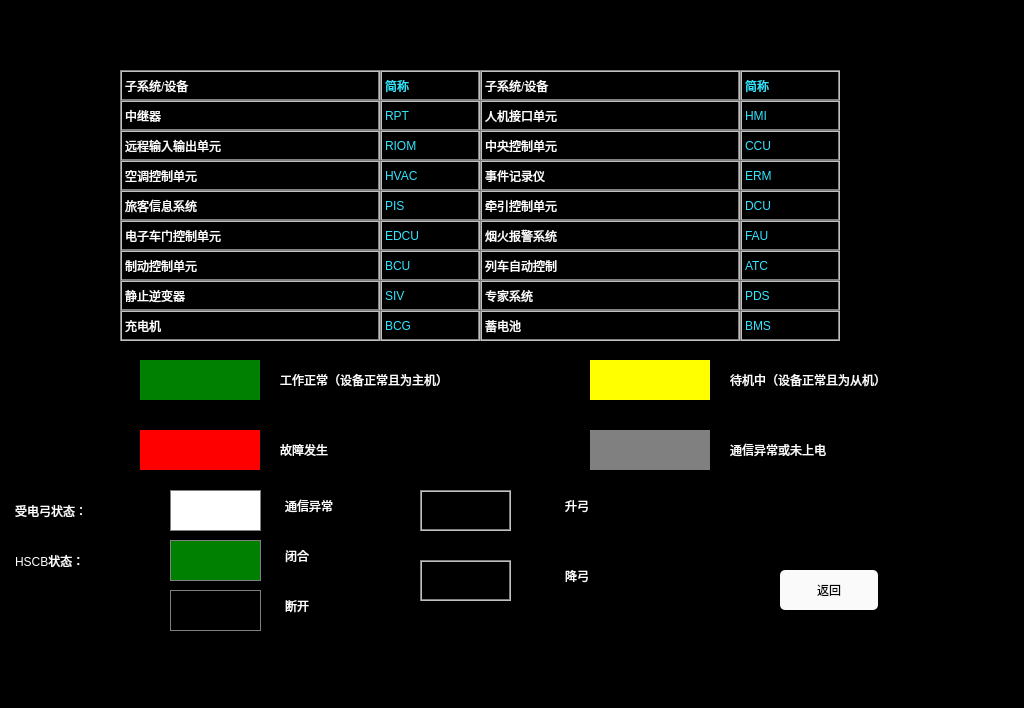
<?xml version="1.0" encoding="UTF-8"?>
<ui version="4.0">
 <class>NetworkHelpPage</class>
 <widget class="QWidget" name="NetworkHelpPage">
  <property name="geometry">
   <rect>
    <x>0</x>
    <y>0</y>
    <width>1024</width>
    <height>708</height>
   </rect>
  </property>
  <property name="windowTitle">
   <string>Form</string>
  </property>
  <property name="styleSheet">
   <string notr="true">QLabel
{
	color: white;
	border: 2px groove, gray;
    border-color: gray;
	font: 20px, &quot;SimHei&quot;;	
}

QWidget
{
	background-color: black;
}

QPushButton
{
	font: 20px, &quot;SimHei&quot;;
    color: black;
	background-color: rgb(250, 250, 250);
	border-radius: 5px;
}</string>
  </property>
  <widget class="QLabel" name="label">
   <property name="geometry">
    <rect>
     <x>120</x>
     <y>70</y>
     <width>260</width>
     <height>31</height>
    </rect>
   </property>
   <property name="text">
    <string>子系统/设备</string>
   </property>
  </widget>
  <widget class="QLabel" name="label_2">
   <property name="geometry">
    <rect>
     <x>480</x>
     <y>70</y>
     <width>260</width>
     <height>31</height>
    </rect>
   </property>
   <property name="text">
    <string>子系统/设备</string>
   </property>
  </widget>
  <widget class="QLabel" name="label_3">
   <property name="geometry">
    <rect>
     <x>380</x>
     <y>70</y>
     <width>100</width>
     <height>31</height>
    </rect>
   </property>
   <property name="styleSheet">
    <string notr="true">color:rgb(53, 229, 253);</string>
   </property>
   <property name="text">
    <string>简称</string>
   </property>
  </widget>
  <widget class="QLabel" name="label_4">
   <property name="geometry">
    <rect>
     <x>740</x>
     <y>70</y>
     <width>100</width>
     <height>31</height>
    </rect>
   </property>
   <property name="styleSheet">
    <string notr="true">color:rgb(53, 229, 253);</string>
   </property>
   <property name="text">
    <string>简称</string>
   </property>
  </widget>
  <widget class="QLabel" name="label_5">
   <property name="geometry">
    <rect>
     <x>740</x>
     <y>100</y>
     <width>100</width>
     <height>31</height>
    </rect>
   </property>
   <property name="styleSheet">
    <string notr="true">color:rgb(53, 229, 253);</string>
   </property>
   <property name="text">
    <string>HMI</string>
   </property>
  </widget>
  <widget class="QLabel" name="label_6">
   <property name="geometry">
    <rect>
     <x>380</x>
     <y>100</y>
     <width>100</width>
     <height>31</height>
    </rect>
   </property>
   <property name="styleSheet">
    <string notr="true">color:rgb(53, 229, 253);</string>
   </property>
   <property name="text">
    <string>RPT</string>
   </property>
  </widget>
  <widget class="QLabel" name="label_7">
   <property name="geometry">
    <rect>
     <x>120</x>
     <y>100</y>
     <width>260</width>
     <height>31</height>
    </rect>
   </property>
   <property name="text">
    <string>中继器</string>
   </property>
  </widget>
  <widget class="QLabel" name="label_8">
   <property name="geometry">
    <rect>
     <x>480</x>
     <y>100</y>
     <width>260</width>
     <height>31</height>
    </rect>
   </property>
   <property name="text">
    <string>人机接口单元</string>
   </property>
  </widget>
  <widget class="QLabel" name="label_9">
   <property name="geometry">
    <rect>
     <x>380</x>
     <y>130</y>
     <width>100</width>
     <height>31</height>
    </rect>
   </property>
   <property name="styleSheet">
    <string notr="true">color:rgb(53, 229, 253);</string>
   </property>
   <property name="text">
    <string>RIOM</string>
   </property>
  </widget>
  <widget class="QLabel" name="label_10">
   <property name="geometry">
    <rect>
     <x>120</x>
     <y>130</y>
     <width>260</width>
     <height>31</height>
    </rect>
   </property>
   <property name="text">
    <string>远程输入输出单元</string>
   </property>
  </widget>
  <widget class="QLabel" name="label_11">
   <property name="geometry">
    <rect>
     <x>480</x>
     <y>130</y>
     <width>260</width>
     <height>31</height>
    </rect>
   </property>
   <property name="text">
    <string>中央控制单元</string>
   </property>
  </widget>
  <widget class="QLabel" name="label_12">
   <property name="geometry">
    <rect>
     <x>740</x>
     <y>130</y>
     <width>100</width>
     <height>31</height>
    </rect>
   </property>
   <property name="styleSheet">
    <string notr="true">color:rgb(53, 229, 253);</string>
   </property>
   <property name="text">
    <string>CCU</string>
   </property>
  </widget>
  <widget class="QLabel" name="label_13">
   <property name="geometry">
    <rect>
     <x>740</x>
     <y>160</y>
     <width>100</width>
     <height>31</height>
    </rect>
   </property>
   <property name="styleSheet">
    <string notr="true">color:rgb(53, 229, 253);</string>
   </property>
   <property name="text">
    <string>ERM</string>
   </property>
  </widget>
  <widget class="QLabel" name="label_14">
   <property name="geometry">
    <rect>
     <x>480</x>
     <y>160</y>
     <width>260</width>
     <height>31</height>
    </rect>
   </property>
   <property name="text">
    <string>事件记录仪</string>
   </property>
  </widget>
  <widget class="QLabel" name="label_15">
   <property name="geometry">
    <rect>
     <x>380</x>
     <y>160</y>
     <width>100</width>
     <height>31</height>
    </rect>
   </property>
   <property name="styleSheet">
    <string notr="true">color:rgb(53, 229, 253);</string>
   </property>
   <property name="text">
    <string>HVAC</string>
   </property>
  </widget>
  <widget class="QLabel" name="label_16">
   <property name="geometry">
    <rect>
     <x>120</x>
     <y>160</y>
     <width>260</width>
     <height>31</height>
    </rect>
   </property>
   <property name="text">
    <string>空调控制单元</string>
   </property>
  </widget>
  <widget class="QLabel" name="label_17">
   <property name="geometry">
    <rect>
     <x>380</x>
     <y>190</y>
     <width>100</width>
     <height>31</height>
    </rect>
   </property>
   <property name="styleSheet">
    <string notr="true">color:rgb(53, 229, 253);</string>
   </property>
   <property name="text">
    <string>PIS</string>
   </property>
  </widget>
  <widget class="QLabel" name="label_18">
   <property name="geometry">
    <rect>
     <x>120</x>
     <y>190</y>
     <width>260</width>
     <height>31</height>
    </rect>
   </property>
   <property name="text">
    <string>旅客信息系统</string>
   </property>
  </widget>
  <widget class="QLabel" name="label_19">
   <property name="geometry">
    <rect>
     <x>480</x>
     <y>190</y>
     <width>260</width>
     <height>31</height>
    </rect>
   </property>
   <property name="text">
    <string>牵引控制单元</string>
   </property>
  </widget>
  <widget class="QLabel" name="label_20">
   <property name="geometry">
    <rect>
     <x>740</x>
     <y>190</y>
     <width>100</width>
     <height>31</height>
    </rect>
   </property>
   <property name="styleSheet">
    <string notr="true">color:rgb(53, 229, 253);</string>
   </property>
   <property name="text">
    <string>DCU</string>
   </property>
  </widget>
  <widget class="QLabel" name="label_21">
   <property name="geometry">
    <rect>
     <x>740</x>
     <y>220</y>
     <width>100</width>
     <height>31</height>
    </rect>
   </property>
   <property name="styleSheet">
    <string notr="true">color:rgb(53, 229, 253);</string>
   </property>
   <property name="text">
    <string>FAU</string>
   </property>
  </widget>
  <widget class="QLabel" name="label_22">
   <property name="geometry">
    <rect>
     <x>120</x>
     <y>220</y>
     <width>260</width>
     <height>31</height>
    </rect>
   </property>
   <property name="text">
    <string>电子车门控制单元</string>
   </property>
  </widget>
  <widget class="QLabel" name="label_23">
   <property name="geometry">
    <rect>
     <x>480</x>
     <y>220</y>
     <width>260</width>
     <height>31</height>
    </rect>
   </property>
   <property name="text">
    <string>烟火报警系统</string>
   </property>
  </widget>
  <widget class="QLabel" name="label_24">
   <property name="geometry">
    <rect>
     <x>380</x>
     <y>220</y>
     <width>100</width>
     <height>31</height>
    </rect>
   </property>
   <property name="styleSheet">
    <string notr="true">color:rgb(53, 229, 253);</string>
   </property>
   <property name="text">
    <string>EDCU</string>
   </property>
  </widget>
  <widget class="QLabel" name="label_25">
   <property name="geometry">
    <rect>
     <x>740</x>
     <y>250</y>
     <width>100</width>
     <height>31</height>
    </rect>
   </property>
   <property name="styleSheet">
    <string notr="true">color:rgb(53, 229, 253);</string>
   </property>
   <property name="text">
    <string>ATC</string>
   </property>
  </widget>
  <widget class="QLabel" name="label_26">
   <property name="geometry">
    <rect>
     <x>480</x>
     <y>250</y>
     <width>260</width>
     <height>31</height>
    </rect>
   </property>
   <property name="text">
    <string>列车自动控制</string>
   </property>
  </widget>
  <widget class="QLabel" name="label_27">
   <property name="geometry">
    <rect>
     <x>120</x>
     <y>250</y>
     <width>260</width>
     <height>31</height>
    </rect>
   </property>
   <property name="text">
    <string>制动控制单元</string>
   </property>
  </widget>
  <widget class="QLabel" name="label_28">
   <property name="geometry">
    <rect>
     <x>380</x>
     <y>250</y>
     <width>100</width>
     <height>31</height>
    </rect>
   </property>
   <property name="styleSheet">
    <string notr="true">color:rgb(53, 229, 253);</string>
   </property>
   <property name="text">
    <string>BCU</string>
   </property>
  </widget>
  <widget class="QLabel" name="label_29">
   <property name="geometry">
    <rect>
     <x>480</x>
     <y>280</y>
     <width>260</width>
     <height>31</height>
    </rect>
   </property>
   <property name="text">
    <string>专家系统</string>
   </property>
  </widget>
  <widget class="QLabel" name="label_30">
   <property name="geometry">
    <rect>
     <x>120</x>
     <y>280</y>
     <width>260</width>
     <height>31</height>
    </rect>
   </property>
   <property name="text">
    <string>静止逆变器</string>
   </property>
  </widget>
  <widget class="QLabel" name="label_31">
   <property name="geometry">
    <rect>
     <x>740</x>
     <y>280</y>
     <width>100</width>
     <height>31</height>
    </rect>
   </property>
   <property name="styleSheet">
    <string notr="true">color:rgb(53, 229, 253);</string>
   </property>
   <property name="text">
    <string>PDS</string>
   </property>
  </widget>
  <widget class="QLabel" name="label_32">
   <property name="geometry">
    <rect>
     <x>380</x>
     <y>280</y>
     <width>100</width>
     <height>31</height>
    </rect>
   </property>
   <property name="styleSheet">
    <string notr="true">color:rgb(53, 229, 253);</string>
   </property>
   <property name="text">
    <string>SIV</string>
   </property>
  </widget>
  <widget class="QLabel" name="label_33">
   <property name="geometry">
    <rect>
     <x>740</x>
     <y>310</y>
     <width>100</width>
     <height>31</height>
    </rect>
   </property>
   <property name="styleSheet">
    <string notr="true">color:rgb(53, 229, 253);</string>
   </property>
   <property name="text">
    <string>BMS</string>
   </property>
  </widget>
  <widget class="QLabel" name="label_34">
   <property name="geometry">
    <rect>
     <x>380</x>
     <y>310</y>
     <width>100</width>
     <height>31</height>
    </rect>
   </property>
   <property name="styleSheet">
    <string notr="true">color:rgb(53, 229, 253);</string>
   </property>
   <property name="text">
    <string>BCG</string>
   </property>
  </widget>
  <widget class="QLabel" name="label_35">
   <property name="geometry">
    <rect>
     <x>120</x>
     <y>310</y>
     <width>260</width>
     <height>31</height>
    </rect>
   </property>
   <property name="text">
    <string>充电机</string>
   </property>
  </widget>
  <widget class="QLabel" name="label_36">
   <property name="geometry">
    <rect>
     <x>480</x>
     <y>310</y>
     <width>260</width>
     <height>31</height>
    </rect>
   </property>
   <property name="text">
    <string>蓄电池</string>
   </property>
  </widget>
  <widget class="QLabel" name="label_37">
   <property name="geometry">
    <rect>
     <x>140</x>
     <y>360</y>
     <width>120</width>
     <height>40</height>
    </rect>
   </property>
   <property name="styleSheet">
    <string notr="true">background-color: green;
border: 0px;</string>
   </property>
   <property name="text">
    <string/>
   </property>
  </widget>
  <widget class="QLabel" name="label_38">
   <property name="geometry">
    <rect>
     <x>280</x>
     <y>360</y>
     <width>280</width>
     <height>40</height>
    </rect>
   </property>
   <property name="styleSheet">
    <string notr="true">
border: 0px;</string>
   </property>
   <property name="text">
    <string>工作正常（设备正常且为主机）</string>
   </property>
  </widget>
  <widget class="QLabel" name="label_39">
   <property name="geometry">
    <rect>
     <x>280</x>
     <y>430</y>
     <width>280</width>
     <height>40</height>
    </rect>
   </property>
   <property name="styleSheet">
    <string notr="true">
border: 0px;</string>
   </property>
   <property name="text">
    <string>故障发生</string>
   </property>
  </widget>
  <widget class="QLabel" name="label_40">
   <property name="geometry">
    <rect>
     <x>140</x>
     <y>430</y>
     <width>120</width>
     <height>40</height>
    </rect>
   </property>
   <property name="styleSheet">
    <string notr="true">background-color: red;
border: 0px;</string>
   </property>
   <property name="text">
    <string/>
   </property>
  </widget>
  <widget class="QLabel" name="label_41">
   <property name="geometry">
    <rect>
     <x>730</x>
     <y>360</y>
     <width>280</width>
     <height>40</height>
    </rect>
   </property>
   <property name="styleSheet">
    <string notr="true">
border: 0px;</string>
   </property>
   <property name="text">
    <string>待机中（设备正常且为从机）</string>
   </property>
  </widget>
  <widget class="QLabel" name="label_42">
   <property name="geometry">
    <rect>
     <x>730</x>
     <y>430</y>
     <width>280</width>
     <height>40</height>
    </rect>
   </property>
   <property name="styleSheet">
    <string notr="true">
border: 0px;</string>
   </property>
   <property name="text">
    <string>通信异常或未上电</string>
   </property>
  </widget>
  <widget class="QLabel" name="label_43">
   <property name="geometry">
    <rect>
     <x>590</x>
     <y>360</y>
     <width>120</width>
     <height>40</height>
    </rect>
   </property>
   <property name="styleSheet">
    <string notr="true">background-color: yellow;
border: 0px;</string>
   </property>
   <property name="text">
    <string/>
   </property>
  </widget>
  <widget class="QLabel" name="label_44">
   <property name="geometry">
    <rect>
     <x>590</x>
     <y>430</y>
     <width>120</width>
     <height>40</height>
    </rect>
   </property>
   <property name="styleSheet">
    <string notr="true">background-color: gray;
border: 0px;</string>
   </property>
   <property name="text">
    <string/>
   </property>
  </widget>
  <widget class="QPushButton" name="btn_Back">
   <property name="geometry">
    <rect>
     <x>780</x>
     <y>570</y>
     <width>98</width>
     <height>40</height>
    </rect>
   </property>
   <property name="text">
    <string>返回</string>
   </property>
  </widget>
  <widget class="QLabel" name="label_45">
   <property name="geometry">
    <rect>
     <x>10</x>
     <y>490</y>
     <width>121</width>
     <height>41</height>
    </rect>
   </property>
   <property name="styleSheet">
    <string notr="true">border-color:black;</string>
   </property>
   <property name="text">
    <string>受电弓状态：</string>
   </property>
  </widget>
  <widget class="QLabel" name="label_46">
   <property name="geometry">
    <rect>
     <x>170</x>
     <y>490</y>
     <width>91</width>
     <height>41</height>
    </rect>
   </property>
   <property name="styleSheet">
    <string notr="true">font: 15px; color: rgb(0,0,0); background-color: white; border: 1px solid gray;</string>
   </property>
   <property name="text">
    <string/>
   </property>
  </widget>
  <widget class="QLabel" name="label_48">
   <property name="geometry">
    <rect>
     <x>420</x>
     <y>490</y>
     <width>91</width>
     <height>41</height>
    </rect>
   </property>
   <property name="styleSheet">
    <string notr="true">background-color: black;border-image: url(:/image/up.PNG);</string>
   </property>
   <property name="text">
    <string/>
   </property>
  </widget>
  <widget class="QLabel" name="label_49">
   <property name="geometry">
    <rect>
     <x>420</x>
     <y>560</y>
     <width>91</width>
     <height>41</height>
    </rect>
   </property>
   <property name="styleSheet">
    <string notr="true">background-color: black;border-image: url(:/image/down.PNG);</string>
   </property>
   <property name="text">
    <string/>
   </property>
  </widget>
  <widget class="QLabel" name="label_50">
   <property name="geometry">
    <rect>
     <x>280</x>
     <y>490</y>
     <width>101</width>
     <height>31</height>
    </rect>
   </property>
   <property name="styleSheet">
    <string notr="true">
border-color:black;</string>
   </property>
   <property name="text">
    <string>通信异常</string>
   </property>
  </widget>
  <widget class="QLabel" name="label_51">
   <property name="geometry">
    <rect>
     <x>560</x>
     <y>490</y>
     <width>71</width>
     <height>31</height>
    </rect>
   </property>
   <property name="styleSheet">
    <string notr="true">border-color:black;</string>
   </property>
   <property name="text">
    <string>升弓</string>
   </property>
  </widget>
  <widget class="QLabel" name="label_53">
   <property name="geometry">
    <rect>
     <x>560</x>
     <y>560</y>
     <width>71</width>
     <height>31</height>
    </rect>
   </property>
   <property name="styleSheet">
    <string notr="true">border-color:black;</string>
   </property>
   <property name="text">
    <string>降弓</string>
   </property>
  </widget>
  <widget class="QLabel" name="label_47">
   <property name="geometry">
    <rect>
     <x>10</x>
     <y>540</y>
     <width>121</width>
     <height>41</height>
    </rect>
   </property>
   <property name="styleSheet">
    <string notr="true">border-color:black;</string>
   </property>
   <property name="text">
    <string>HSCB状态：</string>
   </property>
  </widget>
  <widget class="QLabel" name="label_52">
   <property name="geometry">
    <rect>
     <x>170</x>
     <y>540</y>
     <width>91</width>
     <height>41</height>
    </rect>
   </property>
   <property name="styleSheet">
    <string notr="true">font: 15px; color: rgb(0,0,0); background-color: green; border: 1px solid gray;</string>
   </property>
   <property name="text">
    <string/>
   </property>
  </widget>
  <widget class="QLabel" name="label_54">
   <property name="geometry">
    <rect>
     <x>280</x>
     <y>540</y>
     <width>101</width>
     <height>31</height>
    </rect>
   </property>
   <property name="styleSheet">
    <string notr="true">
border-color:black;</string>
   </property>
   <property name="text">
    <string>闭合</string>
   </property>
  </widget>
  <widget class="QLabel" name="label_55">
   <property name="geometry">
    <rect>
     <x>170</x>
     <y>590</y>
     <width>91</width>
     <height>41</height>
    </rect>
   </property>
   <property name="styleSheet">
    <string notr="true">font: 15px; color: rgb(0,0,0); background-color: black; border: 1px solid gray;</string>
   </property>
   <property name="text">
    <string/>
   </property>
  </widget>
  <widget class="QLabel" name="label_56">
   <property name="geometry">
    <rect>
     <x>280</x>
     <y>590</y>
     <width>101</width>
     <height>31</height>
    </rect>
   </property>
   <property name="styleSheet">
    <string notr="true">
border-color:black;</string>
   </property>
   <property name="text">
    <string>断开</string>
   </property>
  </widget>
 </widget>
 <resources/>
 <connections/>
</ui>
